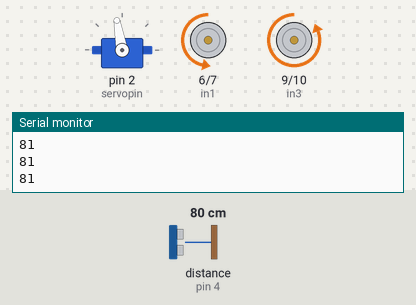
The sketch below on a simulated Arduino Uno, built with avr-gcc and run on an emulated ATmega328P. On the bench: servo, motor-driver pin pairs drawn as motors (green arrow = first pin HIGH = forward, orange = second pin HIGH = backward, longer = more drive, scaled by the enable pin), the last lines printed to the serial monitor. The inputs (shaded band) are chosen by the test bench; at power-on: distance to the obstacle (sensor on pin 4) 80 cm. The echo pulse lasts 58.3 µs per cm.

Above: at 3.9 s.
4.0 s: distance to the obstacle (sensor on pin 4) set to 33 cm
5.5 s: distance to the obstacle (sensor on pin 4) set to 27 cm
At 6.8 s:
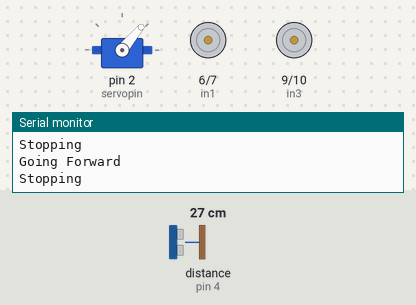
8.5 s: distance to the obstacle (sensor on pin 4) set to 35 cm
At 8.68 s:
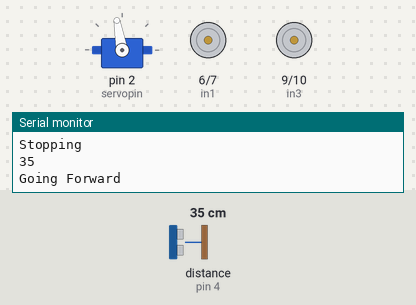
10.4 s: distance to the obstacle (sensor on pin 4) set to 2 cm
At 12.8 s:
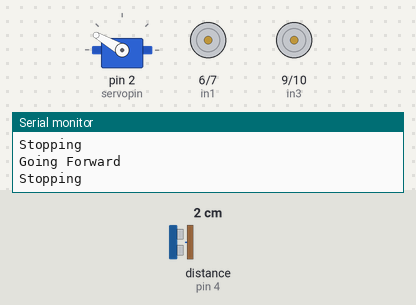
Timing chart, 0 to 17.4 s (numbered marks = the images above; inputs shaded):
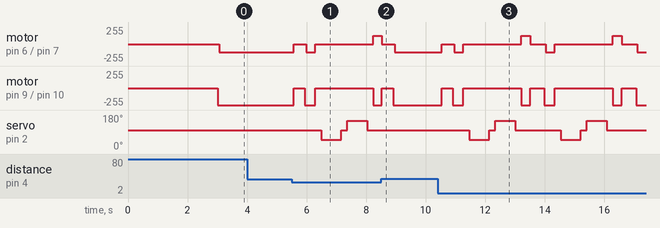

Measured:
- the behaviour switches between 31 and 30 cm on distance to the obstacle (sensor on pin 4) (found by bisection; images 0 and 1)
- after the input at 8.5 s, servo on pin 2 (servopin): stays 100° (without the input it goes to 50° after 1.1 s)

The sketch:

Obstacle_avoidance_Rc_car.ino
```cpp
/*
  l298
  enA 5
  in1 6
  in2 7
  enb 8
  in3 9
  in4 10

  ultrasonic
  echo 3
  trig 4

  servo
  pwm = 2

*/

#include <NewPing.h>
#include <Servo.h>

#define TRIG_PIN 3
#define ECHO_PIN 4
#define MAX_DISTANCE 200
#define MAX_SPEED 128 // sets speed of DC  motors
#define MAX_SPEED_OFFSET 20

NewPing sonar(TRIG_PIN, ECHO_PIN, MAX_DISTANCE);

Servo myservo;

// motor one
int enA = 5;
int in1 = 6;
int in2 = 7;
// motor two
int enB = 8;
int in3 = 9;
int in4 = 10;

#define servopin 2

boolean goesForward = false;
int distance = 100;
int speedSet = 0;

void setup() {
 Serial.begin(9600);
  Serial.print("start");
  pinMode(in1, OUTPUT);
  pinMode(in2, OUTPUT);
  pinMode(in3, OUTPUT);
  pinMode(in4, OUTPUT);
  myservo.attach(servopin);
  myservo.write(100);
  delay(2000);
  distance = readPing();

  delay(100);
  distance = readPing();
  delay(100);
  distance = readPing();
  delay(100);
  distance = readPing();
  delay(100);
}

void loop() {
  int distanceR = 0;
  int distanceL =  0;
  delay(40);

   Serial.println(distance);
  if (distance <= 30)
  {
    moveStop();
    delay(100);
    moveBackward();
    delay(300);
    moveStop();
    delay(200);
    distanceR = lookRight();
    delay(200);
    distanceL = lookLeft();
    delay(200);

    if (distanceR >= distanceL)
    {
      turnRight();
      moveStop();
    } else
    {
      turnLeft();
      moveStop();
    }
  } else
  {
    moveForward();
  }
  distance = readPing();
}

int lookRight()
{
  myservo.write(50);
  delay(500);
  int distance = readPing();
  delay(100);
  myservo.write(100);
  return distance;
}

int lookLeft()
{
  myservo.write(150);
  delay(500);
  int distance = readPing();
  delay(100);
  myservo.write(100);
  return distance;
  delay(100);
}

int readPing() {
  delay(70);
  int cm = sonar.ping_cm();
  if (cm == 0)
  {
    cm = 250;
  }
  return cm;
}

void moveStop() {
  Serial.println("Stopping");
  digitalWrite(in1, LOW);
  digitalWrite(in2, LOW);
  digitalWrite(in3, LOW);
  digitalWrite(in4, LOW);

}

void moveForward() {

  if (!goesForward)
  {
    goesForward = true;
    Serial.println("Going Forward");
    digitalWrite(in1, LOW);
    digitalWrite(in2, HIGH);
    digitalWrite(in3, LOW);
    digitalWrite(in4, HIGH);

    for (speedSet = 0; speedSet < MAX_SPEED; speedSet += 2) // slowly bring the speed up to avoid loading down the batteries too quickly
    {
      analogWrite(enA , speedSet);
      analogWrite(enB, speedSet + MAX_SPEED_OFFSET);
      delay(5);
    }
  }
}

void moveBackward() {
  goesForward = false;
  Serial.println("Going Forward");
  digitalWrite(in1, LOW);
  digitalWrite(in2, HIGH);
  digitalWrite(in3, LOW);
  digitalWrite(in4, HIGH);

  for (speedSet = 0; speedSet < MAX_SPEED; speedSet += 2) // slowly bring the speed up to avoid loading down the batteries too quickly
  {
    analogWrite(enA , speedSet);
    analogWrite(enB, speedSet + MAX_SPEED_OFFSET);
    delay(5);
  }
}

void turnRight() {
  digitalWrite(in1, HIGH);
  digitalWrite(in2, LOW);
  digitalWrite(in3, LOW);
  digitalWrite(in4, HIGH);
  delay(300);
  digitalWrite(in1, LOW);
  digitalWrite(in2, HIGH);
  digitalWrite(in3, LOW);
  digitalWrite(in4, HIGH);
}

void turnLeft() {
  digitalWrite(in1, LOW);
  digitalWrite(in2, HIGH);
  digitalWrite(in3, HIGH);
  digitalWrite(in4, LOW);
  delay(300);
  Serial.println("Going Forward");
  digitalWrite(in1, LOW);
  digitalWrite(in2, HIGH);
  digitalWrite(in3, LOW);
  digitalWrite(in4, HIGH);
}
```
